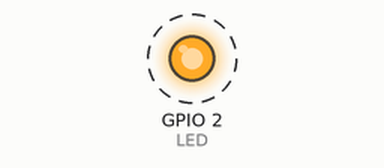
This program was run on a simulated ESP32. Parts: output pins drawn as LEDs (lit = HIGH). Dashed ring = blinking. What the program prints to the serial monitor is not drawn.

Above: at 0.5 s.
Timing chart, 0 to 4.6 s (numbered marks = the images above):
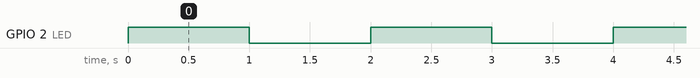

The program:

main.cpp
```cpp
#include <Arduino.h>

#define LED 2

void setup() {
  pinMode(LED, OUTPUT);
  Serial.begin(115200);
  Serial.println("Sistema ESP32 iniciado");
}

void loop() {
  digitalWrite(LED, HIGH);
  Serial.println("LED ENCENDIDO");
  delay(1000);

  digitalWrite(LED, LOW);
  Serial.println("LED APAGADO");
  delay(1000);
}
```

Measured:
- by itself, GPIO 2 (LED): alternates HIGH for 1.0 s and LOW for 1.0 s
